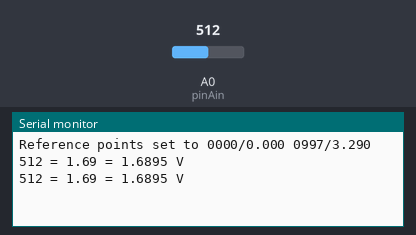
A sketch run on a simulated Arduino Uno, built with avr-gcc and run on an emulated ATmega328P. Shown: the last lines printed to the serial monitor. Inputs (shaded band) come from the test bench; at power-on: A0 (pinAin) = 512.

Above: at 1.8 s.
1.9 s: A0 (pinAin) set to 716
At 2.8 s:
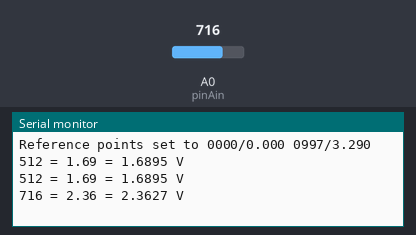
3.4 s: A0 (pinAin) set to 900
At 4.8 s:
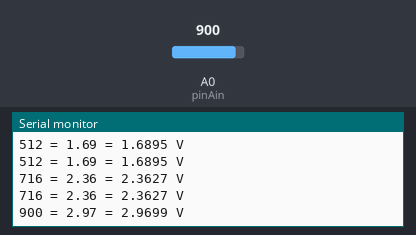
Timing chart, 0 to 6.4 s (numbered marks = the images above; inputs shaded):
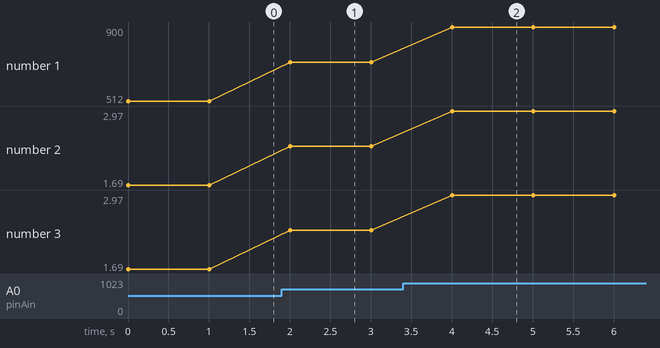

The sketch:

D1_oop25_Ain_demo.ino
```cpp
//_____D1_oop25_Ain_demo.ino__________________171129-180518_____
// Demo program for class Ain:
// * set reference points
// * print reference points
// * read an analog value every second
// * show value as analog value, String and float
// Status and results are printed to Serial (115200 Baud).
// Hardware: (1) WeMos D1 mini
//           (2) Trimmer 10kOhm
// Created by Karl Hartinger, November 29, 2017
// Last modified 2018-05-18: Move class files to /src/...
// Released into the public domain.
#include "src/ain/D1_class_ain.h"
Ain ain;                                    // object

void setup() {
 Serial.begin(115200);Serial.println();     // init serial comm
 ain.setDecimals(3);                        // 3 decimal places
 ain.setRefPoints(0, 0.0, 997, 3.29);       // new ref values
 Serial.println("Reference points set to "+ain.getRefPoints());
}

void loop() {
 int    iAin=ain.getAin1023();              // 0..1023 (7..995)
 String sAin=ain.getLastsVoltage(4);        // 4 decimal places
 float  fAin=ain.getLastVoltage();          // float value
 Serial.print(iAin); Serial.print(" = ");   // 0..1023 (7..995)
 Serial.print(fAin); Serial.print(" = ");   // default 2 decim
 Serial.println(sAin+" V");                 //
 delay(1000);                               // wait
}
```

D1_class_Ain.cpp
```cpp
//_____D1_class_Ain.cpp_______________________171129-171129_____
// The class Ain reads an analog value and converts it to
// a voltage using a straight line.
// Default points for the stright line are 0/0.00 and 1023/3.20
// and can be changed according to your requirements.
// Created by Karl Hartinger, November 29, 2017.
// Released into the public domain.
#include "D1_class_Ain.h"

//**************************************************************
//     constructor & co
//**************************************************************

//_____constructor______________________________________________
Ain::Ain() { setup(); }

//_____setup properties_________________________________________
void Ain::setup() {
 pinAin=A0;
 ain_1023=0;
 ain_x1=0;
 ain_y1=0.0;
 ain_x2=1023;
 ain_y2=3.2;
 decimals=2;
 status=calcKD(ain_x1, ain_y1, ain_x2, ain_y2);
}

//_____calculate straight line parameter________________________
int Ain::calcKD(int x1, float y1, int x2, float y2)
{
 if((x1<0) || (x1>1023)) return(status=AIN_ERR_X_RANGE);
 if((x2<0) || (x2>1023)) return(status=AIN_ERR_X_RANGE);
 if((y1<0) || (y2<0))    return(status=AIN_ERR_Y_RANGE);
 if(x2==x1) return(status=AIN_ERR_X_EQUAL);
 if(y2==y1) return(status=AIN_ERR_Y_EQUAL);
 if(((y2-y1)/(x2-x1))<0) return(status=AIN_ERR_K_NEG);
 if(x1<x2) { ain_x1=x1; ain_y1=y1; ain_x2=x2; ain_y2=y2; }
      else { ain_x1=x2; ain_y1=y2; ain_x2=x1; ain_y2=y1; }
 ain_k=(y2-y1)/(x2-x1);
 ain_d=(x2*y1-x1*y2)/(x2-x1);
 return (status=AIN_OK);
}

//**************************************************************
//     get (new) measurement values
//**************************************************************

//_____return status____________________________________________
int Ain::getStatus() { return status; }

//_____read analog in and return value__________________________
int Ain::getAin1023() { return (ain_1023=analogRead(pinAin)); }

//_____read analog in, calculate voltage and return it as float_
float Ain::getVoltage() {
 ain_1023=analogRead(pinAin);
 return(ain_k*ain_1023 + ain_d);
}

//_____read analog in, calculate voltage, return String_________
String Ain::getsVoltage() {
 return(String(getVoltage(), decimals));
}

//_____read analog in, calculate voltage, return String_________
String Ain::getsVoltage(int decimal_places) {
 return(String(getVoltage(), decimal_places));
}

//**************************************************************
//     get last measurement values
//**************************************************************

//_____return last analog in value______________________________
int Ain::getLastAin1023() { return ain_1023; }

//_____calculate last voltage and return it as float____________
float Ain::getLastVoltage() { return(ain_k*ain_1023 + ain_d); }

//_____read analog in, calculate voltage, return String_________
String Ain::getLastsVoltage() {
 return(String(getLastVoltage(), decimals));
}

//_____read analog in, calculate voltage, return String_________
String Ain::getLastsVoltage(int decimal_places) {
 return(String(getLastVoltage(), decimal_places));
}

//**************************************************************
//     reference points for straight line
//**************************************************************

//_____set both reference points P1 and P2______________________
int Ain::setRefPoints(int x1, float y1, int x2, float y2) {
 return(calcKD(x1, y1, x2, y2));
}

//_____set reference point P1___________________________________
int Ain::setRefPoint1(int x1, float y1) {
 return(calcKD(x1, y1, ain_x2, ain_y2));
}

//_____set reference point P2___________________________________
int Ain::setRefPoint2(int x2, float y2) {
 return(calcKD(ain_x1, ain_y1, x2, y2));
}

//_____return reference points as String________________________
String Ain::getRefPoints()
{
 char s0[15];
 sprintf(s0,"%04d",ain_x1); String sx1=String(s0);
 sprintf(s0,"%04d",ain_x2); String sx2=String(s0);
 String sy1=String(dtostrf(ain_y1,decimals+2,decimals,s0));
 String sy2=String(dtostrf(ain_y2,decimals+2,decimals,s0));
 return (sx1+"/"+sy1+" "+sx2+"/"+sy2);
}

//**************************************************************
//     some more methods
//**************************************************************

//_____set number of decimal places for String value____________
void Ain::setDecimals(int decimal_places) {
 if((decimal_places<0)||(decimal_places>10))
 { status=AIN_ERR_DECIMALS; return; }
 decimals=decimal_places;
}

//_____get number of decimal places_____________________________
int Ain::getDecimals() { return decimals; }
```

D1_class_Ain.h
```cpp
//_____D1_class_Ain.h_________________________171129-171129_____
// The class Ain reads an analog value and converts it to
// a voltage using a straight line.
// Default points for the stright line are 0/0.00 and 1023/3.20
// and can be changed according to your requirements.
// Created by Karl Hartinger, November 29, 2017.
// Released into the public domain.
#ifndef D1_CLASS_AIN_H
#define D1_CLASS_AIN_H
#include "Arduino.h"

//-------status-------------------------------------------------
#define  AIN_OK              0    // success
#define  AIN_ERR_X_RANGE     1    // x<0 or x>1023
#define  AIN_ERR_X_EQUAL     2    // x1=x2
#define  AIN_ERR_Y_RANGE     3    // y<0
#define  AIN_ERR_Y_EQUAL     4    // y1=y2
#define  AIN_ERR_K_NEG       5    // gradient k must be >0
#define  AIN_ERR_DECIMALS    6    // decimals <0, >20

class Ain {
 protected:
  //-----properties---------------------------------------------
  int    status;
  int    pinAin;
  int    ain_1023;
  int    ain_x1, ain_x2;
  float  ain_y1, ain_y2;
  float  ain_k, ain_d;
  int    decimals;
 public:
  //-----constructor & co---------------------------------------
         Ain();
 protected:
  void   setup();                 // setup properties
  int    calcKD(int x1, float y1, int x2, float y2);
 public:
  //-----get (new) measurement values---------------------------
  int    getStatus();
  int    getAin1023();
  float  getVoltage();
  String getsVoltage();
  String getsVoltage(int decimal_places);
  //-----get last measurement values (without new measurement)--
  int    getLastAin1023();
  float  getLastVoltage();
  String getLastsVoltage();
  String getLastsVoltage(int decimal_places);
  //-----reference points for straight line---------------------
  int    setRefPoints(int x1, float y1, int x2, float y2);
  int    setRefPoint1(int x1, float y1);
  int    setRefPoint2(int x2, float y2);
  String getRefPoints();
  //-----some more methods--------------------------------------
  void   setDecimals(int decimal_places);
  int    getDecimals();
};
#endif
```

Measured:
- after the input at 1.9 s, the serial monitor: prints a new line after 0.10 s (image 1)
- after the input at 3.4 s, the serial monitor: prints a new line after 0.61 s (image 2)
- plotted number 1: 512 → 716 after the input at 1.9 s, 716 → 900 after the input at 3.4 s
- plotted number 2: 1.69 → 2.36 after the input at 1.9 s, 2.36 → 2.97 after the input at 3.4 s
- plotted number 3: 1.69 → 2.36 after the input at 1.9 s, 2.36 → 2.97 after the input at 3.4 s
